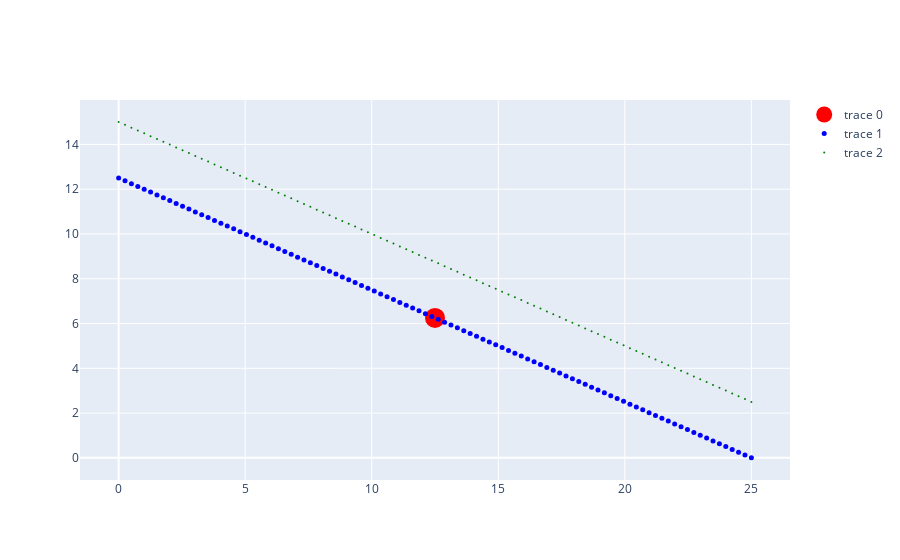

The notebook cell saved with this chart:
### Code cell
# Non Linear Programming with Scipy

import numpy as np
from scipy.optimize import minimize
import plotly.graph_objects as go
import sympy as sym

α = 0.5 # xshare
p1 = 1 #p1
p2 = 2 #p2
inc = 25 # inc

def utility(x):
    return -(x[0]**(α))*(x[1]**(1-α))

def bud_constraint1(x):
    return inc-(p1*x[0]+p2*x[1])

# def constraint2(x):
#     sum_eq = 40.0
#     for i in range(4):
#         sum_eq = sum_eq - x[i]**2
#     return sum_eq

# initial guesses
n = 2
start = np.zeros(n)
start[0] = 0.02
start[1] = 0.05

print(type(utility))
print('Initial Start point: ' + str(start))
# show initial objective
print('Initial SSE Objective: ' + str(utility(start)))

# optimize
b = (0.0,np.inf)
bnds = (b,b)
con1 = {'type': 'ineq', 'fun': bud_constraint1}
#con2 = {'type': 'eq', 'fun': constraint2}
cons = ([con1])
solution = minimize(utility,start,method='SLSQP',\
                    bounds=bnds,constraints=cons)

x = solution.x
# show final objective
print('Final SSE Objective: ' + str(utility(x)))
print('Solution')
print('x1 = ' + str(x[0]))
print('x2 = ' + str(x[1]))

t = np.linspace(0,inc/p1, 100)
trace_optimal_cons = go.Scatter(x=[x[0]], y=[x[1]], mode= 'markers', marker=dict(size=20, color='red'))
trace_budgetline = go.Scatter(x=t , y=(inc-p1*t)/p2, mode= 'markers', marker=dict(size=5, color='blue'))
trace_budgetline2 = go.Scatter(x=t , y=(inc+5-p1*t)/p2, mode= 'markers', marker=dict(size=2, color='green'))


trace_contour = go.Contour(
        z=[],
        x=[x[0]-2, x[0]-1 , x[0], x[0]+1, x[0]+2], # horizontal axis
        y=[x[1]-2, x[1]-1 , x[1], x[1]+1, x[1]+2] # vertical axis
    )
indiff_curve_fig2 = go.Figure( data = [trace_optimal_cons,trace_budgetline, trace_budgetline2, trace_contour])

indiff_curve_fig2.show()
